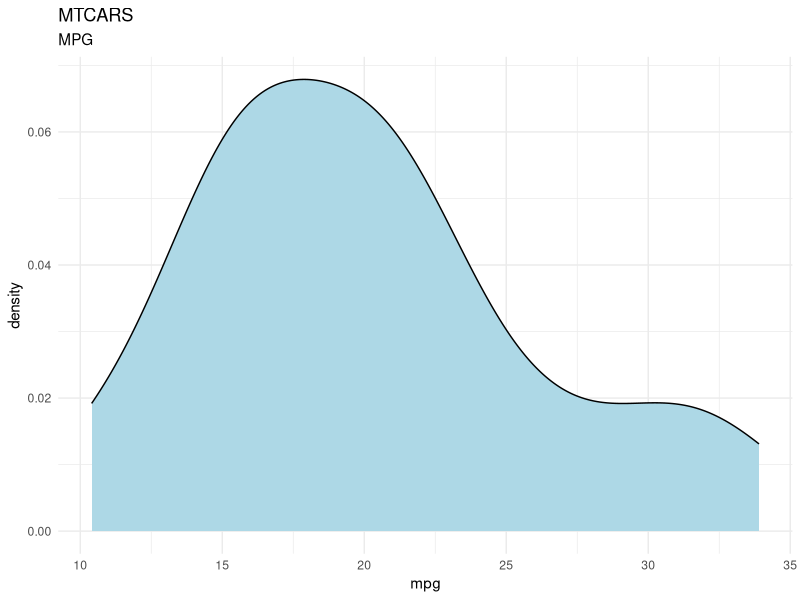

Reproduce this figure in R.
## ---- chunk 1
library(tibble)
library(ggplot2)

mtcars %>% 
  ggplot() + 
  aes(x = mpg) + 
  geom_density(fill = "lightblue") + 
  theme_minimal() + 
  labs(title = "MTCARS", subtitle = "MPG")

